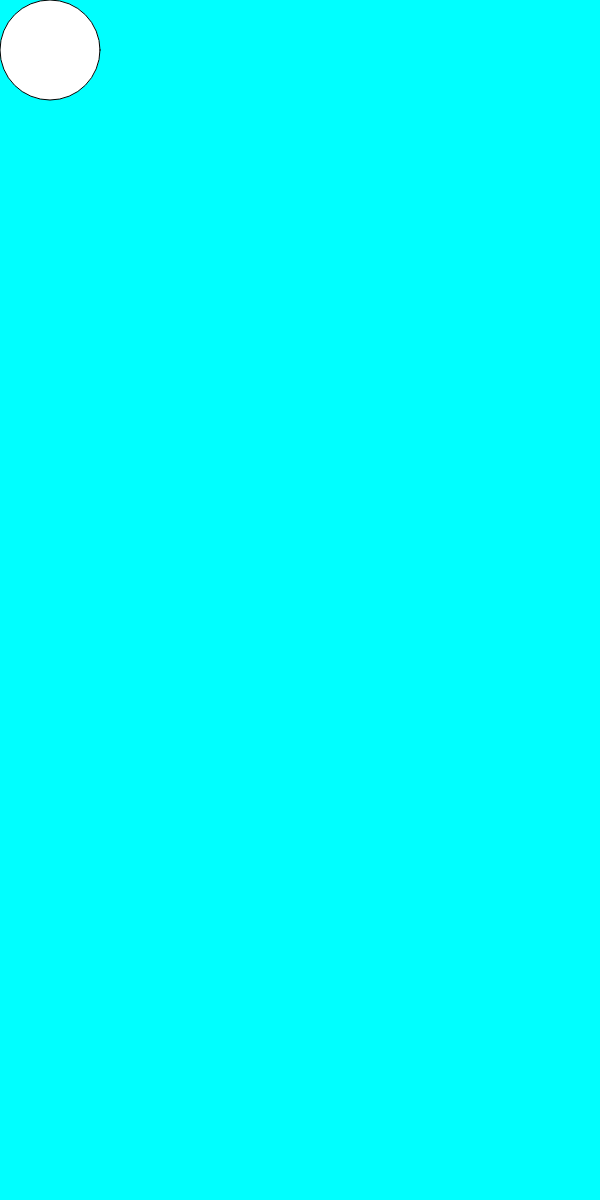
Frame 1 (no input)
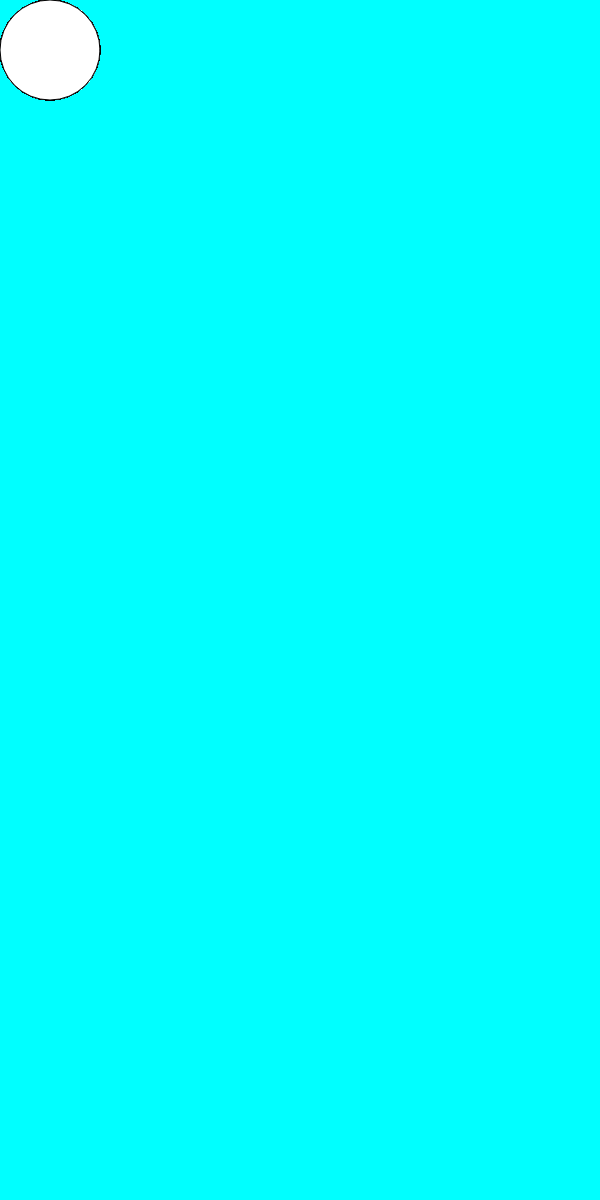
Frame 60 (no input)
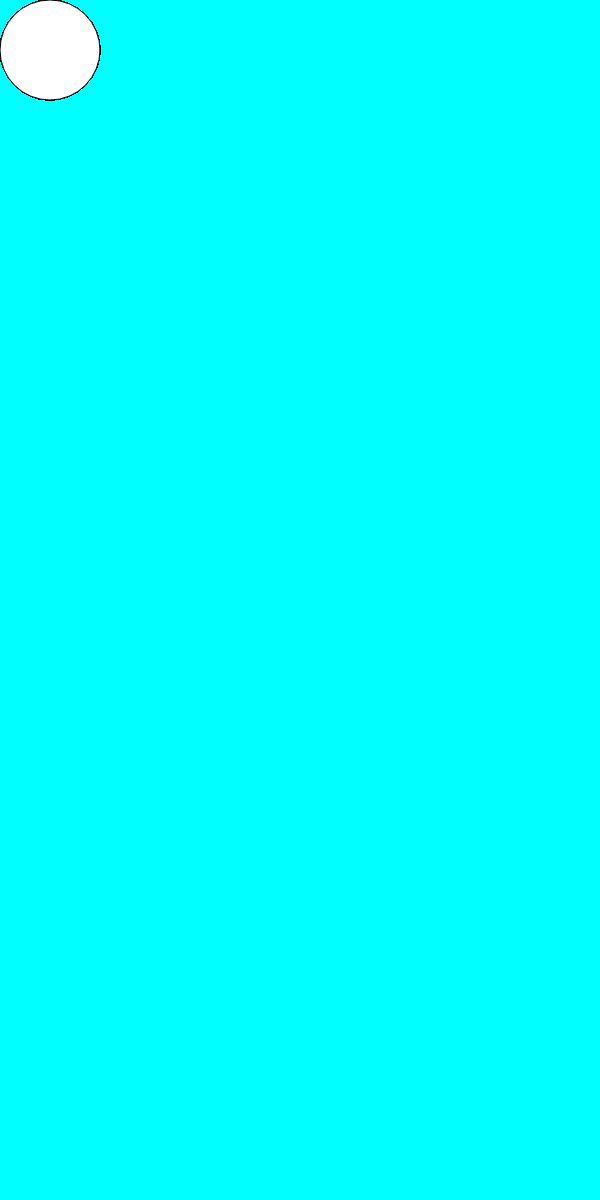
Frame 120 (the mouse pressed at the canvas centre since frame 60)

The p5.js sketch that drew these frames (run headless with seeded random() and noise() and a simulated clock; from frame 60 on, the mouse is pressed at the canvas centre):

// p5.js sketch
// ── sketch.js
function setup(){
    createCanvas(600,1200);
    background(0, 255, 255);
    
};

function mouseClicked({clientX, clientY}){
    //console.log('x:', clientX, 'and Y:', clientY);
    if( clientX <= 100 && clientY<= 100){
        console.log('Are you serious my guy ! ')
    }

}

function draw(){
    circle(50, 50, 100);


}
